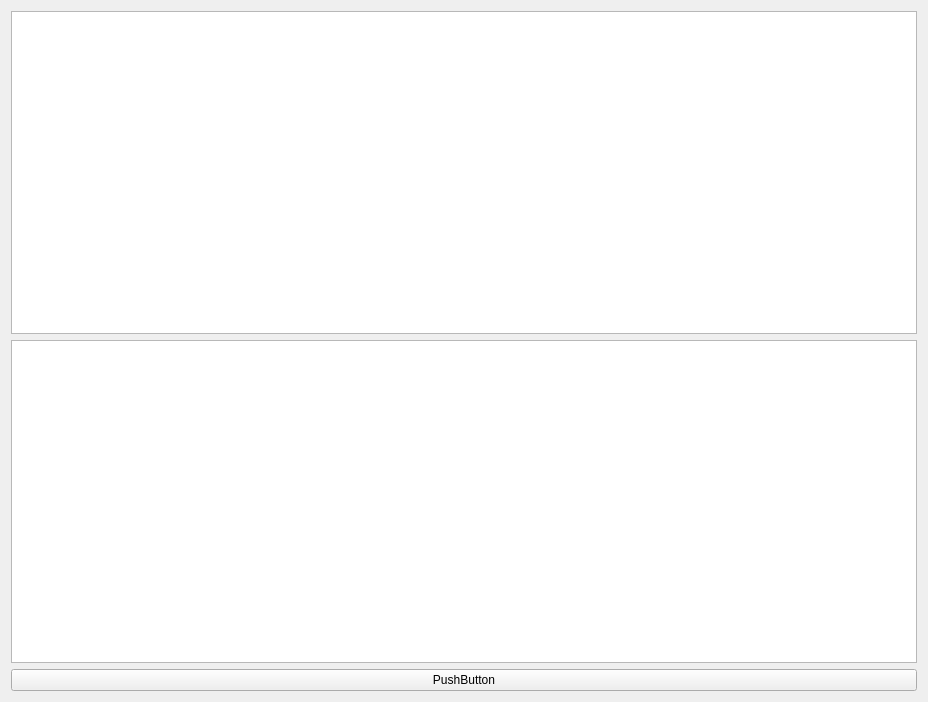
<?xml version="1.0" encoding="UTF-8"?>
<ui version="4.0">
 <class>QtMyClipboardClass</class>
 <widget class="QWidget" name="QtMyClipboardClass">
  <property name="geometry">
   <rect>
    <x>0</x>
    <y>0</y>
    <width>928</width>
    <height>702</height>
   </rect>
  </property>
  <property name="windowTitle">
   <string>QtMyClipboard</string>
  </property>
  <layout class="QGridLayout" name="gridLayout">
   <item row="2" column="0">
    <widget class="QPushButton" name="pushButton_2">
     <property name="text">
      <string>PushButton</string>
     </property>
    </widget>
   </item>
   <item row="0" column="0">
    <widget class="QTextBrowser" name="textBrowser"/>
   </item>
   <item row="1" column="0">
    <widget class="QTextEdit" name="textEdit"/>
   </item>
  </layout>
 </widget>
 <layoutdefault spacing="6" margin="11"/>
 <resources/>
 <connections/>
</ui>
